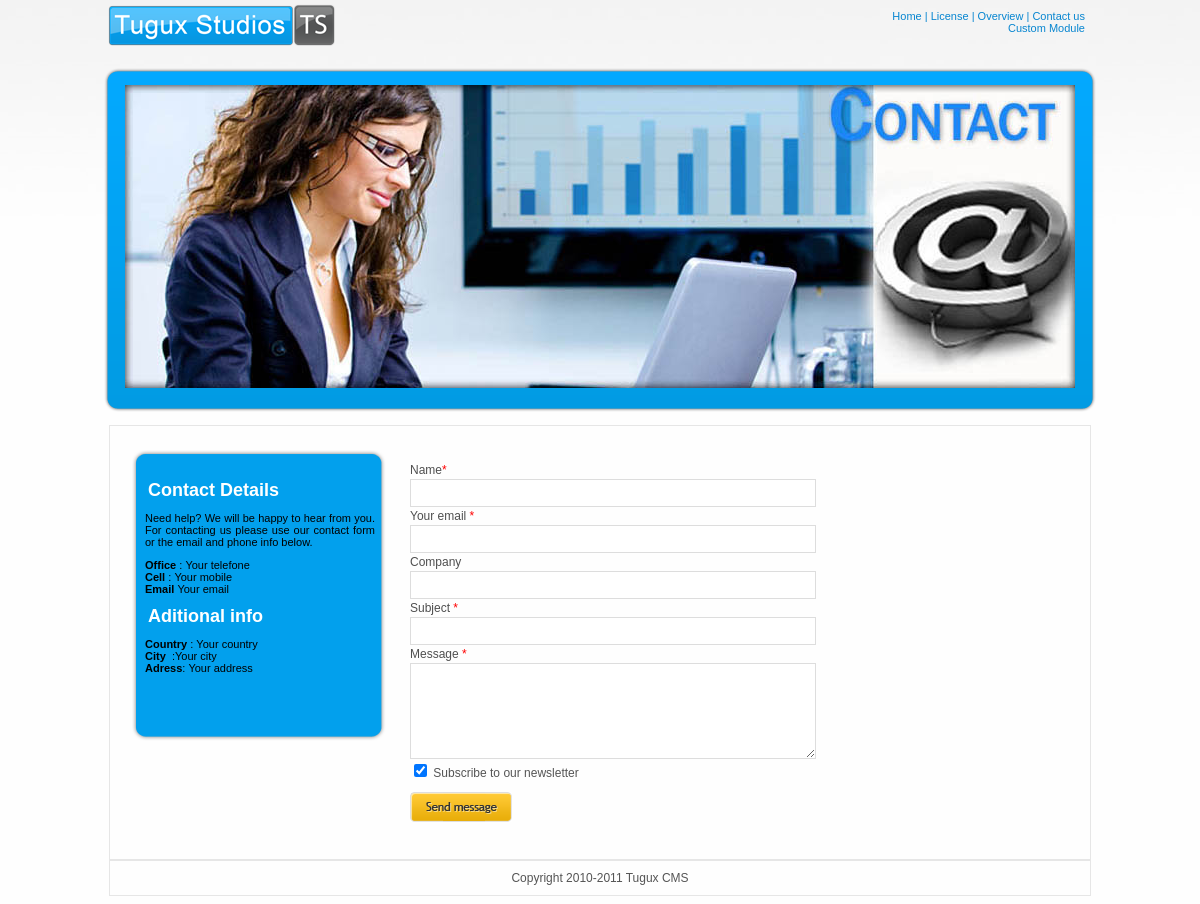
The page /contact.php on the database its author committed.
### tables this page shows
CREATE TABLE IF NOT EXISTS `pages` (
  `id` int(11) NOT NULL auto_increment,
  `linklabel` varchar(255) NOT NULL,
  `pagetitle` varchar(255) NOT NULL,
  `pagebody` text NOT NULL,
  `pageorder` int(11) NOT NULL,
  `showing` enum('0','1') NOT NULL default '1',
  `lastmodified` timestamp NOT NULL default CURRENT_TIMESTAMP,
  `description` varchar(255) NOT NULL,
  `admin` varchar(255) NOT NULL,
  PRIMARY KEY  (`id`)
);

CREATE TABLE IF NOT EXISTS `module` (
  `id` int(11) NOT NULL auto_increment,
  `name` varchar(255) NOT NULL,
  `modulebody` text NOT NULL,
  `showing` enum('0','1') NOT NULL default '1',
  PRIMARY KEY  (`id`)
);

CREATE TABLE IF NOT EXISTS `contact` (
  `id` int(11) NOT NULL auto_increment,
  `email` varchar(255) NOT NULL,
  `mobile` varchar(255) NOT NULL,
  `telefone` varchar(255) NOT NULL,
  `adress` varchar(255) NOT NULL,
  `country` varchar(255) NOT NULL,
  `city` varchar(255) NOT NULL,
  `aboutcompany` text NOT NULL,
  `showing` enum('0','1') NOT NULL,
  PRIMARY KEY  (`id`)
);

### contact.php (the view, shortened to what this page needs)
<?php
require_once "scripts/connect_to_mysql.php";
$sqlCommand = "SELECT modulebody FROM module WHERE showing='1' AND name='footer' LIMIT 1";
$query = mysqli_query($myConnection, $sqlCommand) or die (mysqli_error());
while($row = mysqli_fetch_array($query)){
	$footer = $row["modulebody"];
	}
$sqlCommand = "SELECT modulebody FROM module WHERE showing='1' AND name='custummodule' LIMIT 1";
$query = mysqli_query($myConnection, $sqlCommand) or die (mysqli_error());
while($row = mysqli_fetch_array($query)){
	$custom1 = $row["modulebody"];
	}
$sqlCommand = "SELECT id, linklabel FROM pages WHERE showing='1' ORDER BY pageorder ASC";
$query = mysqli_query($myConnection, $sqlCommand) or die (mysqli_error());
$menuDisplay = '';
while($row = mysqli_fetch_array($query)){
	$pid = $row["id"];
	$linklabel = $row["linklabel"];
	$menuDisplay .= '<a href="page.php?pid=' . $pid . '">' . $linklabel . '</a> | ';
	}
$sqlCommand = "SELECT mobile, telefone, aboutcompany, city, country, adress, email FROM contact WHERE showing='1' AND id='1'";
$query = mysqli_query($myConnection, $sqlCommand) or die (mysql_error());
while ($row=mysqli_fetch_array($query)){
	$email=$row['email'];
	$mobile=$row['mobile'];
	$telefone=$row['telefone'];
	$country=$row['country'];
	$city=$row['city'];
	$adress=$row['adress'];
	$aboutcompany=$row['aboutcompany'];
	}
?>
<!DOCTYPE html PUBLIC "-//W3C//DTD XHTML 1.0 Transitional//EN" "http://www.w3.org/TR/xhtml1/DTD/xhtml1-transitional.dtd">
<html xml:lang="en-Uk" xmlns="http://www.w3.org/1999/xhtml" lang="en-Uk">
<head>
<link href="tugux_style.css" rel="stylesheet" type="text/css" />
<link rel="stylesheet" href="slider.css" type="text/css" media="screen" />
</head>
<body background="contact/images/bg.jpg" style="background-repeat:repeat-x; margin-top:0px;" onload="MM_preloadImages('contact/icons/normals/001_50.png','contact/icons/normals/001_54.png','contact/images/readmore2.png','contact/images/shortcut_website_hover.jpg','contact/images/shortcut_graphics_hover.jpg','contact/images/shortcut_contact_hover.jpg')" >
<div class="body_wrapper">
<?php include_once"header_main.php"; ?>
<div id="slider-wrapper">
    <img src="images/slides/contact_head.jpg" width="950" height="303" alt="graphics" style=" margin-left:25px; margin-top:30px" />
</div>
<div class="content" style="">
<div class="services_wrapper_1">
<div class="sevices_top">
</div>
<div class="sevices_middle">
<div class="servi_text">
  <span class="heading1">Contact Details</span>
<p><?php echo $aboutcompany; ?></p>
<p><strong>Office</strong> : <?php echo $telefone; ?><br />
  <strong>Cell</strong> : <?php echo $mobile; ?><br />
  <strong>Email</strong> <?php echo $email; ?></p>
<span class="heading1">Aditional info</span>
<p><strong>Country</strong> : <?php echo $country; ?><br />
  <strong>City</strong>
   :<?php echo $city; ?><br />
  <strong>Adress</strong>: <?php echo $adress; ?><br />
</p>
<br><br>
</div>
</div>
<div class="sevices_end">
</div>
</div>
<div style="margin:auto; width:400px;">
<form action="contact.php" method="post" id="contactform" name="form" onsubmit="return validate_form();">
  <p>
    <label for="name">Name<span style="color:red ">*</span></label>
    <input id="name" name="name" class="text" />
    <label for="email">Your email <span style="color:red">*</span></label>
    <input id="email" name="email" class="text" />
    <label for="company">Company</label>
    <input id="company" name="company" class="text" />
    <label for="subject">Subject <span style="color:red">*</span></label>
    <input id="subject" name="subject" class="text" />
    <label for="message">Message <span style="color:red">*</span></label>
    <textarea id="message" name="message" rows="6" cols="50"></textarea>
    <input name="yes"   type="checkbox" id="yes" value="yes" checked="checked" /> Subscribe to our newsletter
    </p>
  <p>
   <input type="image" name="imageField" id="imageField" src="images/send.gif" class="send" />
    </p>
</form>
</div>
</div>
<div class="footer"><?php echo $footer; ?>
<a href="#"></a></div>
</div>
</body>
</html>

### header_main.php
<div id="header_wrapper">
<div id="logo">
  <img src="images/logo.png" alt="logo" longdesc="http://www.tugux.com/" />
</div>
<div id="menu"><a href="index.php">Home</a> | <?php echo $menuDisplay; ?><a href="contact.php"> Contact us</a></div>
<div id="facebook_like"><?php echo $custom1; ?></div>
</div>

### tugux_style.css (style rules this page uses)
.body_wrapper { margin:auto; width:1000px; }
#header_wrapper { width:1000px; height:55px; color:#0685D0; font-family:Arial, Helvetica, sans-serif; font-size:11px; }
#header_wrapper a { text-decoration:none; color:#0685D0; font-size:11px; }
#logo { float:left; width:250px; margin-left:6px; clear:both; }
#menu { float:right; width:600px; text-align:right; margin-right:15px; margin-top:10px; }
#facebook_like { float:right; width:600px; text-align:right; margin-right:15px; }
#slider-wrapper { background:url(images/slider.png) no-repeat; width:1000px; height:370px; margin:0 auto; padding-top:0px; margin-top:0px; }
.services_wrapper_1 { width:260px; float:left; font-family: Arial, Helvetica, sans-serif; }
.servi_text { margin-left:15px; margin-right:15px; font-family:Arial, Helvetica, sans-serif; font-size:11px; color:#000; }
.sevices_top { background-image:url(images/services_01.png); background-repeat:no-repeat; width:260px; height:34px; font-family: Arial, Helvetica, sans-serif; }
.sevices_middle { background-image:url(images/services_02.png); background-repeat:repeat-y; width:260px; font-family: Arial, Helvetica, sans-serif; }
.sevices_end { background-image:url(images/services_04.png); background-repeat:repeat-y; width:260px; height:34px; font-family: Arial, Helvetica, sans-serif; }
.heading1 { color:#FFF; font-family:Arial, Helvetica, sans-serif; font-size:18px; margin-left:3px; font-weight:bold; }
.content { width:940px; border:1px solid #E6E6E6; padding:20px; margin:auto; font-family:Arial, Helvetica, sans-serif; font-size:12px; color: #555; text-align:justify; }
.footer { width:960px; border:1px solid #E6E6E6; padding:10px; margin-top:25px; margin:auto; font-family:Arial, Helvetica, sans-serif; font-size:12px; color: #555; text-align:center; clear:both; }
#contactform { margin:0; padding:5px 10px; width:400px !important; }
#contactform * { color: #4F4F4F; }
#contactform input.text { width:400px; border:1px solid #ddd; margin:2px 0; padding:5px 2px; height:16px; background:#fff; float:none; }
#contactform textarea { width:400px; border:1px solid #ddd; margin:2px 0; padding:2px; background:#fff; float:none; }

### rows shown on the page
pages: linklabel "License"
pages: linklabel "Overview"
module: modulebody "Custom Module"
contact: aboutcompany "Need help? We will be happy to hear from you. For contacting us please use our contact form or the email and phone info below.", telefone "Your telefone", mobile "Your mobile", email "Your email", country "Your country", city "Your city", adress "Your address"
module: modulebody "Copyright 2010-2011 Tugux CMS"
